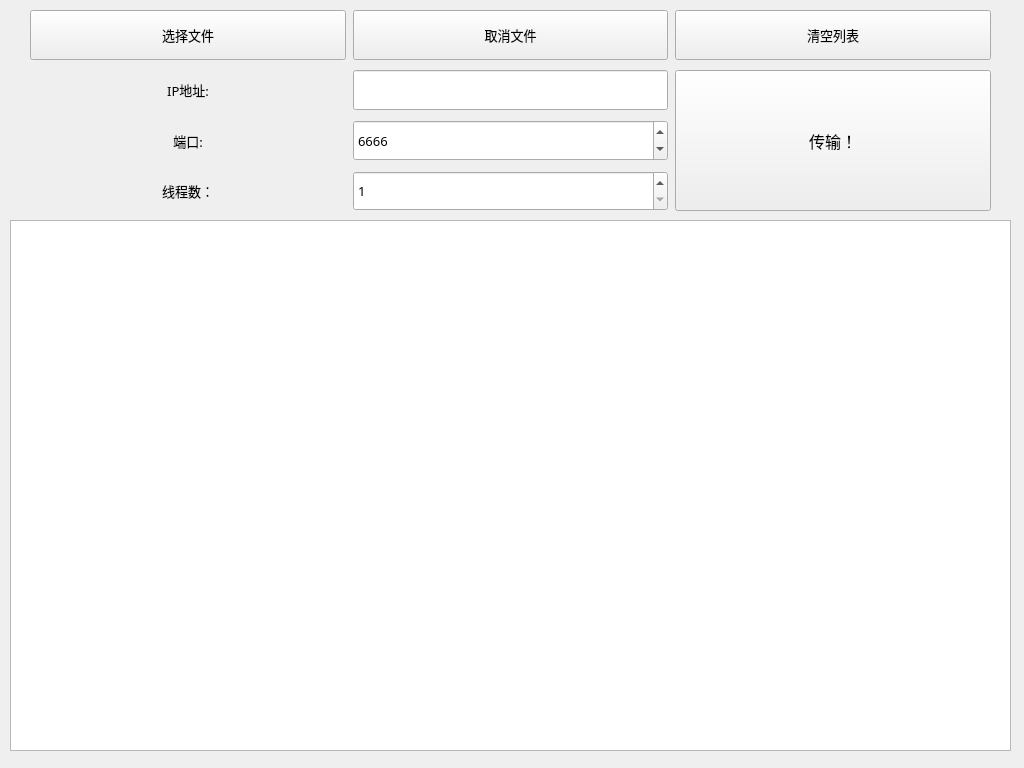
<?xml version="1.0" encoding="UTF-8"?>
<ui version="4.0">
 <class>MainWidget</class>
 <widget class="QWidget" name="MainWidget">
  <property name="geometry">
   <rect>
    <x>0</x>
    <y>0</y>
    <width>1024</width>
    <height>768</height>
   </rect>
  </property>
  <property name="sizePolicy">
   <sizepolicy hsizetype="Fixed" vsizetype="Fixed">
    <horstretch>0</horstretch>
    <verstretch>0</verstretch>
   </sizepolicy>
  </property>
  <property name="minimumSize">
   <size>
    <width>1024</width>
    <height>768</height>
   </size>
  </property>
  <property name="maximumSize">
   <size>
    <width>1024</width>
    <height>768</height>
   </size>
  </property>
  <property name="windowTitle">
   <string>DataLink Client</string>
  </property>
  <widget class="QTableView" name="tabTask">
   <property name="geometry">
    <rect>
     <x>10</x>
     <y>220</y>
     <width>1001</width>
     <height>531</height>
    </rect>
   </property>
   <property name="font">
    <font>
     <pointsize>9</pointsize>
    </font>
   </property>
   <property name="editTriggers">
    <set>QAbstractItemView::NoEditTriggers</set>
   </property>
   <property name="selectionBehavior">
    <enum>QAbstractItemView::SelectRows</enum>
   </property>
   <property name="showGrid">
    <bool>false</bool>
   </property>
   <property name="gridStyle">
    <enum>Qt::NoPen</enum>
   </property>
   <attribute name="horizontalHeaderVisible">
    <bool>true</bool>
   </attribute>
   <attribute name="verticalHeaderHighlightSections">
    <bool>false</bool>
   </attribute>
  </widget>
  <widget class="QWidget" name="layoutWidget">
   <property name="geometry">
    <rect>
     <x>10</x>
     <y>10</y>
     <width>1001</width>
     <height>201</height>
    </rect>
   </property>
   <layout class="QGridLayout" name="gridLayout">
    <property name="leftMargin">
     <number>20</number>
    </property>
    <property name="rightMargin">
     <number>20</number>
    </property>
    <property name="horizontalSpacing">
     <number>7</number>
    </property>
    <property name="verticalSpacing">
     <number>10</number>
    </property>
    <item row="0" column="1">
     <widget class="QPushButton" name="btnCancelFile">
      <property name="sizePolicy">
       <sizepolicy hsizetype="Expanding" vsizetype="Maximum">
        <horstretch>0</horstretch>
        <verstretch>50</verstretch>
       </sizepolicy>
      </property>
      <property name="minimumSize">
       <size>
        <width>0</width>
        <height>50</height>
       </size>
      </property>
      <property name="maximumSize">
       <size>
        <width>16777215</width>
        <height>50</height>
       </size>
      </property>
      <property name="font">
       <font>
        <family>微软雅黑</family>
        <pointsize>10</pointsize>
       </font>
      </property>
      <property name="text">
       <string>取消文件</string>
      </property>
     </widget>
    </item>
    <item row="3" column="0">
     <widget class="QLabel" name="labThreadCount">
      <property name="font">
       <font>
        <family>微软雅黑</family>
        <pointsize>10</pointsize>
       </font>
      </property>
      <property name="text">
       <string>线程数：</string>
      </property>
      <property name="alignment">
       <set>Qt::AlignCenter</set>
      </property>
      <property name="margin">
       <number>0</number>
      </property>
     </widget>
    </item>
    <item row="2" column="1">
     <widget class="QSpinBox" name="spinPort">
      <property name="sizePolicy">
       <sizepolicy hsizetype="Expanding" vsizetype="Expanding">
        <horstretch>0</horstretch>
        <verstretch>0</verstretch>
       </sizepolicy>
      </property>
      <property name="font">
       <font>
        <family>微软雅黑</family>
        <pointsize>10</pointsize>
       </font>
      </property>
      <property name="minimum">
       <number>1024</number>
      </property>
      <property name="maximum">
       <number>65535</number>
      </property>
      <property name="value">
       <number>6666</number>
      </property>
     </widget>
    </item>
    <item row="1" column="0">
     <widget class="QLabel" name="labIP">
      <property name="font">
       <font>
        <family>微软雅黑</family>
        <pointsize>10</pointsize>
       </font>
      </property>
      <property name="text">
       <string>IP地址:</string>
      </property>
      <property name="alignment">
       <set>Qt::AlignCenter</set>
      </property>
      <property name="margin">
       <number>0</number>
      </property>
     </widget>
    </item>
    <item row="0" column="2">
     <widget class="QPushButton" name="btnClearList">
      <property name="sizePolicy">
       <sizepolicy hsizetype="Expanding" vsizetype="Maximum">
        <horstretch>0</horstretch>
        <verstretch>50</verstretch>
       </sizepolicy>
      </property>
      <property name="minimumSize">
       <size>
        <width>0</width>
        <height>50</height>
       </size>
      </property>
      <property name="maximumSize">
       <size>
        <width>16777215</width>
        <height>50</height>
       </size>
      </property>
      <property name="font">
       <font>
        <family>微软雅黑</family>
        <pointsize>10</pointsize>
       </font>
      </property>
      <property name="text">
       <string>清空列表</string>
      </property>
     </widget>
    </item>
    <item row="3" column="1">
     <widget class="QSpinBox" name="spinThreadCount">
      <property name="sizePolicy">
       <sizepolicy hsizetype="Expanding" vsizetype="Expanding">
        <horstretch>0</horstretch>
        <verstretch>0</verstretch>
       </sizepolicy>
      </property>
      <property name="font">
       <font>
        <family>微软雅黑</family>
        <pointsize>10</pointsize>
       </font>
      </property>
      <property name="minimum">
       <number>1</number>
      </property>
      <property name="maximum">
       <number>10</number>
      </property>
     </widget>
    </item>
    <item row="2" column="0">
     <widget class="QLabel" name="labPort">
      <property name="font">
       <font>
        <family>微软雅黑</family>
        <pointsize>10</pointsize>
       </font>
      </property>
      <property name="text">
       <string>端口:</string>
      </property>
      <property name="alignment">
       <set>Qt::AlignCenter</set>
      </property>
      <property name="margin">
       <number>0</number>
      </property>
     </widget>
    </item>
    <item row="0" column="0">
     <widget class="QPushButton" name="btnSelectFile">
      <property name="sizePolicy">
       <sizepolicy hsizetype="Expanding" vsizetype="Maximum">
        <horstretch>0</horstretch>
        <verstretch>50</verstretch>
       </sizepolicy>
      </property>
      <property name="minimumSize">
       <size>
        <width>0</width>
        <height>50</height>
       </size>
      </property>
      <property name="maximumSize">
       <size>
        <width>16777215</width>
        <height>50</height>
       </size>
      </property>
      <property name="font">
       <font>
        <family>微软雅黑</family>
        <pointsize>10</pointsize>
       </font>
      </property>
      <property name="text">
       <string>选择文件</string>
      </property>
     </widget>
    </item>
    <item row="1" column="1">
     <widget class="QLineEdit" name="ledtIP">
      <property name="sizePolicy">
       <sizepolicy hsizetype="Expanding" vsizetype="Expanding">
        <horstretch>0</horstretch>
        <verstretch>0</verstretch>
       </sizepolicy>
      </property>
      <property name="font">
       <font>
        <family>微软雅黑</family>
        <pointsize>10</pointsize>
       </font>
      </property>
     </widget>
    </item>
    <item row="1" column="2" rowspan="3">
     <widget class="QPushButton" name="btnStartTrans">
      <property name="sizePolicy">
       <sizepolicy hsizetype="Minimum" vsizetype="Expanding">
        <horstretch>0</horstretch>
        <verstretch>0</verstretch>
       </sizepolicy>
      </property>
      <property name="font">
       <font>
        <family>微软雅黑</family>
        <pointsize>12</pointsize>
       </font>
      </property>
      <property name="text">
       <string>传输！</string>
      </property>
     </widget>
    </item>
   </layout>
  </widget>
 </widget>
 <resources/>
 <connections/>
</ui>
